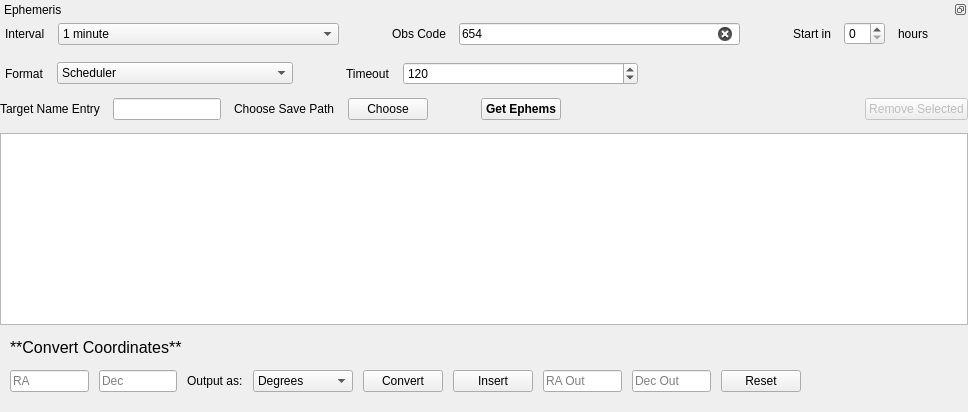
      <widget class="QWidget" name="ephemsTab">
       <attribute name="title">
        <string>Ephemeris</string>
       </attribute>
       <layout class="QHBoxLayout" name="horizontalLayout_17">
        <property name="spacing">
         <number>0</number>
        </property>
        <property name="leftMargin">
         <number>0</number>
        </property>
        <property name="topMargin">
         <number>0</number>
        </property>
        <property name="rightMargin">
         <number>0</number>
        </property>
        <property name="bottomMargin">
         <number>0</number>
        </property>
        <item>
         <widget class="QDockWidget" name="ephemDock">
          <property name="features">
           <set>QDockWidget::DockWidgetFeature::DockWidgetFloatable|QDockWidget::DockWidgetFeature::DockWidgetMovable</set>
          </property>
          <property name="windowTitle">
           <string>Ephemeris</string>
          </property>
          <widget class="QWidget" name="ephemDockContents">
           <layout class="QHBoxLayout" name="horizontalLayout_21">
            <property name="spacing">
             <number>0</number>
            </property>
            <property name="leftMargin">
             <number>0</number>
            </property>
            <property name="topMargin">
             <number>0</number>
            </property>
            <property name="rightMargin">
             <number>0</number>
            </property>
            <property name="bottomMargin">
             <number>0</number>
            </property>
            <item>
             <layout class="QVBoxLayout" name="ephemVertLayout">
              <property name="spacing">
               <number>13</number>
              </property>
              <item>
               <layout class="QHBoxLayout" name="ephSetHLay1">
                <property name="leftMargin">
                 <number>5</number>
                </property>
                <item>
                 <widget class="QLabel" name="intervalLabel">
                  <property name="sizePolicy">
                   <sizepolicy hsizetype="Preferred" vsizetype="Fixed">
                    <horstretch>0</horstretch>
                    <verstretch>0</verstretch>
                   </sizepolicy>
                  </property>
                  <property name="minimumSize">
                   <size>
                    <width>0</width>
                    <height>30</height>
                   </size>
                  </property>
                  <property name="text">
                   <string>Interval</string>
                  </property>
                 </widget>
                </item>
                <item>
                 <widget class="QComboBox" name="intervalComboBox">
                  <property name="sizePolicy">
                   <sizepolicy hsizetype="Expanding" vsizetype="Fixed">
                    <horstretch>0</horstretch>
                    <verstretch>0</verstretch>
                   </sizepolicy>
                  </property>
                  <property name="focusPolicy">
                   <enum>Qt::FocusPolicy::StrongFocus</enum>
                  </property>
                  <property name="toolTip">
                   <string>Granularity of generated ephemeris</string>
                  </property>
                  <property name="currentText">
                   <string>1 minute</string>
                  </property>
                  <property name="currentIndex">
                   <number>0</number>
                  </property>
                  <property name="sizeAdjustPolicy">
                   <enum>QComboBox::SizeAdjustPolicy::AdjustToContents</enum>
                  </property>
                  <item>
                   <property name="text">
                    <string>1 minute</string>
                   </property>
                  </item>
                  <item>
                   <property name="text">
                    <string>10 minutes</string>
                   </property>
                  </item>
                  <item>
                   <property name="text">
                    <string>30 minutes</string>
                   </property>
                  </item>
                  <item>
                   <property name="text">
                    <string>1 hour</string>
                   </property>
                  </item>
                 </widget>
                </item>
                <item>
                 <spacer name="horizontalSpacer_10">
                  <property name="orientation">
                   <enum>Qt::Orientation::Horizontal</enum>
                  </property>
                  <property name="sizeType">
                   <enum>QSizePolicy::Policy::Preferred</enum>
                  </property>
                  <property name="sizeHint" stdset="0">
                   <size>
                    <width>40</width>
                    <height>20</height>
                   </size>
                  </property>
                 </spacer>
                </item>
                <item>
                 <widget class="QLabel" name="obsCodeLabel">
                  <property name="sizePolicy">
                   <sizepolicy hsizetype="Preferred" vsizetype="Fixed">
                    <horstretch>0</horstretch>
                    <verstretch>0</verstretch>
                   </sizepolicy>
                  </property>
                  <property name="text">
                   <string>Obs Code</string>
                  </property>
                 </widget>
                </item>
                <item>
                 <widget class="QLineEdit" name="obsCodeLineEdit">
                  <property name="toolTip">
                   <string>MPC observatory code for which to generate ephemeris</string>
                  </property>
                  <property name="text">
                   <string>654</string>
                  </property>
                  <property name="placeholderText">
                   <string/>
                  </property>
                  <property name="clearButtonEnabled">
                   <bool>true</bool>
                  </property>
                 </widget>
                </item>
                <item>
                 <spacer name="horizontalSpacer_11">
                  <property name="orientation">
                   <enum>Qt::Orientation::Horizontal</enum>
                  </property>
                  <property name="sizeType">
                   <enum>QSizePolicy::Policy::Preferred</enum>
                  </property>
                  <property name="sizeHint" stdset="0">
                   <size>
                    <width>40</width>
                    <height>20</height>
                   </size>
                  </property>
                 </spacer>
                </item>
                <item>
                 <widget class="QLabel" name="startLabel">
                  <property name="sizePolicy">
                   <sizepolicy hsizetype="Preferred" vsizetype="Fixed">
                    <horstretch>0</horstretch>
                    <verstretch>0</verstretch>
                   </sizepolicy>
                  </property>
                  <property name="text">
                   <string>Start in</string>
                  </property>
                  <property name="alignment">
                   <set>Qt::AlignmentFlag::AlignCenter</set>
                  </property>
                  <property name="margin">
                   <number>5</number>
                  </property>
                 </widget>
                </item>
                <item>
                 <widget class="QSpinBox" name="ephemStartDelayHrsSpinBox">
                  <property name="toolTip">
                   <string>Ephemeris start time</string>
                  </property>
                  <property name="maximum">
                   <number>24</number>
                  </property>
                 </widget>
                </item>
                <item>
                 <widget class="QLabel" name="label_16">
                  <property name="text">
                   <string>hours</string>
                  </property>
                 </widget>
                </item>
                <item>
                 <spacer name="horizontalSpacer_12">
                  <property name="orientation">
                   <enum>Qt::Orientation::Horizontal</enum>
                  </property>
                  <property name="sizeType">
                   <enum>QSizePolicy::Policy::Preferred</enum>
                  </property>
                  <property name="sizeHint" stdset="0">
                   <size>
                    <width>40</width>
                    <height>20</height>
                   </size>
                  </property>
                 </spacer>
                </item>
               </layout>
              </item>
              <item>
               <layout class="QHBoxLayout" name="ephSetHLay2">
                <property name="leftMargin">
                 <number>5</number>
                </property>
                <item>
                 <widget class="QLabel" name="formatLabel">
                  <property name="sizePolicy">
                   <sizepolicy hsizetype="Fixed" vsizetype="Preferred">
                    <horstretch>0</horstretch>
                    <verstretch>0</verstretch>
                   </sizepolicy>
                  </property>
                  <property name="text">
                   <string>Format</string>
                  </property>
                  <property name="alignment">
                   <set>Qt::AlignmentFlag::AlignLeading|Qt::AlignmentFlag::AlignLeft|Qt::AlignmentFlag::AlignVCenter</set>
                  </property>
                 </widget>
                </item>
                <item>
                 <widget class="QComboBox" name="formatComboBox">
                  <property name="sizePolicy">
                   <sizepolicy hsizetype="Preferred" vsizetype="Fixed">
                    <horstretch>0</horstretch>
                    <verstretch>0</verstretch>
                   </sizepolicy>
                  </property>
                  <property name="focusPolicy">
                   <enum>Qt::FocusPolicy::StrongFocus</enum>
                  </property>
                  <property name="toolTip">
                   <string>Output format for ephemeris</string>
                  </property>
                  <property name="editable">
                   <bool>false</bool>
                  </property>
                  <property name="currentText">
                   <string>Scheduler</string>
                  </property>
                  <property name="currentIndex">
                   <number>0</number>
                  </property>
                  <property name="sizeAdjustPolicy">
                   <enum>QComboBox::SizeAdjustPolicy::AdjustToContents</enum>
                  </property>
                  <property name="placeholderText">
                   <string>Select</string>
                  </property>
                  <item>
                   <property name="text">
                    <string>Scheduler</string>
                   </property>
                  </item>
                  <item>
                   <property name="text">
                    <string>CSVs</string>
                   </property>
                  </item>
                 </widget>
                </item>
                <item>
                 <spacer name="horizontalSpacer_13">
                  <property name="orientation">
                   <enum>Qt::Orientation::Horizontal</enum>
                  </property>
                  <property name="sizeType">
                   <enum>QSizePolicy::Policy::Preferred</enum>
                  </property>
                  <property name="sizeHint" stdset="0">
                   <size>
                    <width>40</width>
                    <height>20</height>
                   </size>
                  </property>
                 </spacer>
                </item>
                <item>
                 <widget class="QLabel" name="timeoutLabel">
                  <property name="sizePolicy">
                   <sizepolicy hsizetype="Fixed" vsizetype="Preferred">
                    <horstretch>0</horstretch>
                    <verstretch>0</verstretch>
                   </sizepolicy>
                  </property>
                  <property name="text">
                   <string>Timeout</string>
                  </property>
                  <property name="alignment">
                   <set>Qt::AlignmentFlag::AlignLeading|Qt::AlignmentFlag::AlignLeft|Qt::AlignmentFlag::AlignVCenter</set>
                  </property>
                 </widget>
                </item>
                <item>
                 <widget class="QSpinBox" name="timeoutSpinBox">
                  <property name="toolTip">
                   <string>Timeout, in seconds, for ephemeris</string>
                  </property>
                  <property name="minimum">
                   <number>1</number>
                  </property>
                  <property name="maximum">
                   <number>1000</number>
                  </property>
                  <property name="value">
                   <number>120</number>
                  </property>
                 </widget>
                </item>
                <item>
                 <spacer name="horizontalSpacer_14">
                  <property name="orientation">
                   <enum>Qt::Orientation::Horizontal</enum>
                  </property>
                  <property name="sizeType">
                   <enum>QSizePolicy::Policy::Fixed</enum>
                  </property>
                  <property name="sizeHint" stdset="0">
                   <size>
                    <width>330</width>
                    <height>20</height>
                   </size>
                  </property>
                 </spacer>
                </item>
               </layout>
              </item>
              <item>
               <layout class="QHBoxLayout" name="horizontalLayout_14">
                <item>
                 <widget class="QLabel" name="label_15">
                  <property name="sizePolicy">
                   <sizepolicy hsizetype="Preferred" vsizetype="Minimum">
                    <horstretch>0</horstretch>
                    <verstretch>0</verstretch>
                   </sizepolicy>
                  </property>
                  <property name="text">
                   <string>Target Name Entry</string>
                  </property>
                  <property name="alignment">
                   <set>Qt::AlignmentFlag::AlignCenter</set>
                  </property>
                 </widget>
                </item>
                <item>
                 <widget class="QLineEdit" name="ephemNameEntry">
                  <property name="sizePolicy">
                   <sizepolicy hsizetype="Preferred" vsizetype="Fixed">
                    <horstretch>0</horstretch>
                    <verstretch>0</verstretch>
                   </sizepolicy>
                  </property>
                  <property name="toolTip">
                   <string>Type a target's name here and press Enter to add to ephemeris request list</string>
                  </property>
                  <property name="alignment">
                   <set>Qt::AlignmentFlag::AlignLeading|Qt::AlignmentFlag::AlignLeft|Qt::AlignmentFlag::AlignTop</set>
                  </property>
                  <property name="clearButtonEnabled">
                   <bool>true</bool>
                  </property>
                 </widget>
                </item>
                <item>
                 <widget class="QLabel" name="label_10">
                  <property name="text">
                   <string>Choose Save Path</string>
                  </property>
                 </widget>
                </item>
                <item>
                 <widget class="FileSelectionButton" name="ephemChooseSaveButton">
                  <property name="toolTip">
                   <string>Directory in which to save retrieved ephemeris</string>
                  </property>
                  <property name="text">
                   <string>Choose</string>
                  </property>
                 </widget>
                </item>
                <item>
                 <spacer name="horizontalSpacer_4">
                  <property name="orientation">
                   <enum>Qt::Orientation::Horizontal</enum>
                  </property>
                  <property name="sizeType">
                   <enum>QSizePolicy::Policy::Minimum</enum>
                  </property>
                  <property name="sizeHint" stdset="0">
                   <size>
                    <width>40</width>
                    <height>20</height>
                   </size>
                  </property>
                 </spacer>
                </item>
                <item>
                 <widget class="QPushButton" name="getEphemsButton">
                  <property name="sizePolicy">
                   <sizepolicy hsizetype="Preferred" vsizetype="Fixed">
                    <horstretch>0</horstretch>
                    <verstretch>0</verstretch>
                   </sizepolicy>
                  </property>
                  <property name="font">
                   <font>
                    <bold>true</bold>
                   </font>
                  </property>
                  <property name="toolTip">
                   <string>Request the listed ephemeris</string>
                  </property>
                  <property name="text">
                   <string>Get Ephems</string>
                  </property>
                 </widget>
                </item>
                <item>
                 <spacer name="horizontalSpacer_16">
                  <property name="orientation">
                   <enum>Qt::Orientation::Horizontal</enum>
                  </property>
                  <property name="sizeType">
                   <enum>QSizePolicy::Policy::Expanding</enum>
                  </property>
                  <property name="sizeHint" stdset="0">
                   <size>
                    <width>40</width>
                    <height>20</height>
                   </size>
                  </property>
                 </spacer>
                </item>
                <item>
                 <widget class="ModelRemoveButton" name="ephemRemoveSelected">
                  <property name="enabled">
                   <bool>false</bool>
                  </property>
                  <property name="toolTip">
                   <string>Remove selected target(s) from ephemeris query list</string>
                  </property>
                  <property name="text">
                   <string>Remove Selected</string>
                  </property>
                 </widget>
                </item>
               </layout>
              </item>
              <item>
               <layout class="QHBoxLayout" name="horizontalLayout_10">
                <item>
                 <layout class="QVBoxLayout" name="verticalLayout_6">
                  <item>
                   <widget class="QListView" name="ephemListView">
                    <property name="sizePolicy">
                     <sizepolicy hsizetype="Expanding" vsizetype="Preferred">
                      <horstretch>0</horstretch>
                      <verstretch>0</verstretch>
                     </sizepolicy>
                    </property>
                    <property name="toolTip">
                     <string>Ephemeris will be fetched for these targets</string>
                    </property>
                    <property name="frameShadow">
                     <enum>QFrame::Shadow::Plain</enum>
                    </property>
                    <property name="lineWidth">
                     <number>3</number>
                    </property>
                    <property name="editTriggers">
                     <set>QAbstractItemView::EditTrigger::NoEditTriggers</set>
                    </property>
                    <property name="alternatingRowColors">
                     <bool>true</bool>
                    </property>
                    <property name="selectionMode">
                     <enum>QAbstractItemView::SelectionMode::MultiSelection</enum>
                    </property>
                    <property name="selectionBehavior">
                     <enum>QAbstractItemView::SelectionBehavior::SelectRows</enum>
                    </property>
                    <property name="itemAlignment">
                     <set>Qt::AlignmentFlag::AlignLeading</set>
                    </property>
                   </widget>
                  </item>
                 </layout>
                </item>
               </layout>
              </item>
              <item>
               <layout class="QHBoxLayout" name="horizontalLayout_23">
                <property name="leftMargin">
                 <number>10</number>
                </property>
                <property name="topMargin">
                 <number>0</number>
                </property>
                <item>
                 <widget class="QLabel" name="label_4">
                  <property name="sizePolicy">
                   <sizepolicy hsizetype="Preferred" vsizetype="Preferred">
                    <horstretch>0</horstretch>
                    <verstretch>0</verstretch>
                   </sizepolicy>
                  </property>
                  <property name="font">
                   <font>
                    <pointsize>12</pointsize>
                   </font>
                  </property>
                  <property name="text">
                   <string>**Convert Coordinates**</string>
                  </property>
                  <property name="textFormat">
                   <enum>Qt::TextFormat::MarkdownText</enum>
                  </property>
                  <property name="alignment">
                   <set>Qt::AlignmentFlag::AlignLeading|Qt::AlignmentFlag::AlignLeft|Qt::AlignmentFlag::AlignVCenter</set>
                  </property>
                 </widget>
                </item>
               </layout>
              </item>
              <item>
               <layout class="QHBoxLayout" name="horizontalLayout_22" stretch="1,1,0,1,0,0,1,1,0,2">
                <property name="spacing">
                 <number>10</number>
                </property>
                <property name="leftMargin">
                 <number>10</number>
                </property>
                <property name="topMargin">
                 <number>0</number>
                </property>
                <property name="rightMargin">
                 <number>10</number>
                </property>
                <item>
                 <widget class="QLineEdit" name="coordConvertRAInput">
                  <property name="sizePolicy">
                   <sizepolicy hsizetype="Preferred" vsizetype="Fixed">
                    <horstretch>0</horstretch>
                    <verstretch>0</verstretch>
                   </sizepolicy>
                  </property>
                  <property name="placeholderText">
                   <string>RA</string>
                  </property>
                  <property name="clearButtonEnabled">
                   <bool>true</bool>
                  </property>
                 </widget>
                </item>
                <item>
                 <widget class="QLineEdit" name="coordConvertDecInput">
                  <property name="sizePolicy">
                   <sizepolicy hsizetype="Preferred" vsizetype="Fixed">
                    <horstretch>0</horstretch>
                    <verstretch>0</verstretch>
                   </sizepolicy>
                  </property>
                  <property name="placeholderText">
                   <string>Dec</string>
                  </property>
                  <property name="clearButtonEnabled">
                   <bool>true</bool>
                  </property>
                 </widget>
                </item>
                <item>
                 <widget class="QLabel" name="label_7">
                  <property name="text">
                   <string>Output as:</string>
                  </property>
                 </widget>
                </item>
                <item>
                 <widget class="QComboBox" name="coordOutFormatBox">
                  <property name="sizePolicy">
                   <sizepolicy hsizetype="Preferred" vsizetype="Fixed">
                    <horstretch>0</horstretch>
                    <verstretch>0</verstretch>
                   </sizepolicy>
                  </property>
                  <property name="toolTip">
                   <string>Output format</string>
                  </property>
                  <property name="currentText">
                   <string>Degrees</string>
                  </property>
                  <item>
                   <property name="text">
                    <string>Degrees</string>
                   </property>
                  </item>
                  <item>
                   <property name="text">
                    <string>Sexagesimal</string>
                   </property>
                  </item>
                  <item>
                   <property name="text">
                    <string>HMS/DMS</string>
                   </property>
                  </item>
                 </widget>
                </item>
                <item>
                 <widget class="QPushButton" name="coordConvertButton">
                  <property name="text">
                   <string>Convert</string>
                  </property>
                 </widget>
                </item>
                <item>
                 <widget class="QPushButton" name="convertInsertButton">
                  <property name="toolTip">
                   <string>Insert the output coordinates back into the input boxes</string>
                  </property>
                  <property name="text">
                   <string>Insert</string>
                  </property>
                 </widget>
                </item>
                <item>
                 <widget class="QLineEdit" name="raOutLine">
                  <property name="readOnly">
                   <bool>true</bool>
                  </property>
                  <property name="placeholderText">
                   <string>RA Out</string>
                  </property>
                 </widget>
                </item>
                <item>
                 <widget class="QLineEdit" name="decOutLine">
                  <property name="placeholderText">
                   <string>Dec Out</string>
                  </property>
                 </widget>
                </item>
                <item>
                 <widget class="QPushButton" name="coordConvertResetButton">
                  <property name="text">
                   <string>Reset</string>
                  </property>
                 </widget>
                </item>
                <item>
                 <spacer name="horizontalSpacer_7">
                  <property name="orientation">
                   <enum>Qt::Orientation::Horizontal</enum>
                  </property>
                  <property name="sizeHint" stdset="0">
                   <size>
                    <width>40</width>
                    <height>20</height>
                   </size>
                  </property>
                 </spacer>
                </item>
               </layout>
              </item>
              <item>
               <spacer name="verticalSpacer_5">
                <property name="orientation">
                 <enum>Qt::Orientation::Vertical</enum>
                </property>
                <property name="sizeType">
                 <enum>QSizePolicy::Policy::Expanding</enum>
                </property>
                <property name="sizeHint" stdset="0">
                 <size>
                  <width>20</width>
                  <height>20</height>
                 </size>
                </property>
               </spacer>
              </item>
             </layout>
            </item>
           </layout>
          </widget>
         </widget>
        </item>
       </layout>
      </widget>
